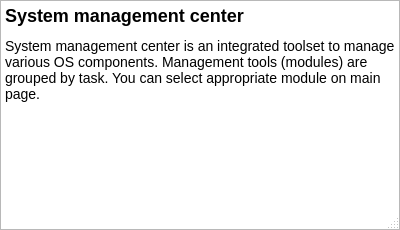
<?xml version="1.0" encoding="UTF-8"?>
<ui version="4.0">
 <class>InfoDialog</class>
 <widget class="QDialog" name="InfoDialog">
  <property name="geometry">
   <rect>
    <x>0</x>
    <y>0</y>
    <width>400</width>
    <height>230</height>
   </rect>
  </property>
  <property name="windowTitle">
   <string>Info</string>
  </property>
  <property name="sizeGripEnabled">
   <bool>true</bool>
  </property>
  <layout class="QGridLayout" name="gridLayout_3">
   <property name="leftMargin">
    <number>0</number>
   </property>
   <property name="topMargin">
    <number>0</number>
   </property>
   <property name="rightMargin">
    <number>0</number>
   </property>
   <property name="bottomMargin">
    <number>0</number>
   </property>
   <item row="0" column="0">
    <widget class="QTextBrowser" name="textBrowser">
     <property name="html">
      <string>&lt;!DOCTYPE HTML PUBLIC &quot;-//W3C//DTD HTML 4.0//EN&quot; &quot;http://www.w3.org/TR/REC-html40/strict.dtd&quot;&gt;
&lt;html&gt;&lt;head&gt;&lt;meta name=&quot;qrichtext&quot; content=&quot;1&quot; /&gt;&lt;style type=&quot;text/css&quot;&gt;
p, li { white-space: pre-wrap; }
&lt;/style&gt;&lt;/head&gt;&lt;body style=&quot; font-family:'Sans'; font-size:10pt; font-weight:400; font-style:normal;&quot;&gt;
&lt;h1 style=&quot; margin-top:18px; margin-bottom:12px; margin-left:0px; margin-right:0px; -qt-block-indent:0; text-indent:0px;&quot;&gt;&lt;span style=&quot; font-size:x-large; font-weight:600;&quot;&gt;System management center &lt;/span&gt;&lt;/h1&gt;
&lt;p style=&quot; margin-top:12px; margin-bottom:12px; margin-left:0px; margin-right:0px; -qt-block-indent:0; text-indent:0px;&quot;&gt;&lt;span style=&quot; font-size:large; font-weight:304;&quot;&gt;System management center is an integrated toolset to manage various OS components. Management tools (modules) are grouped by task. You can select appropriate module on main page.&lt;/span&gt;&lt;/p&gt;&lt;/body&gt;&lt;/html&gt;</string>
     </property>
     <property name="textInteractionFlags">
      <set>Qt::LinksAccessibleByKeyboard|Qt::LinksAccessibleByMouse|Qt::TextBrowserInteraction|Qt::TextSelectableByMouse</set>
     </property>
    </widget>
   </item>
  </layout>
 </widget>
 <resources/>
 <connections/>
</ui>
